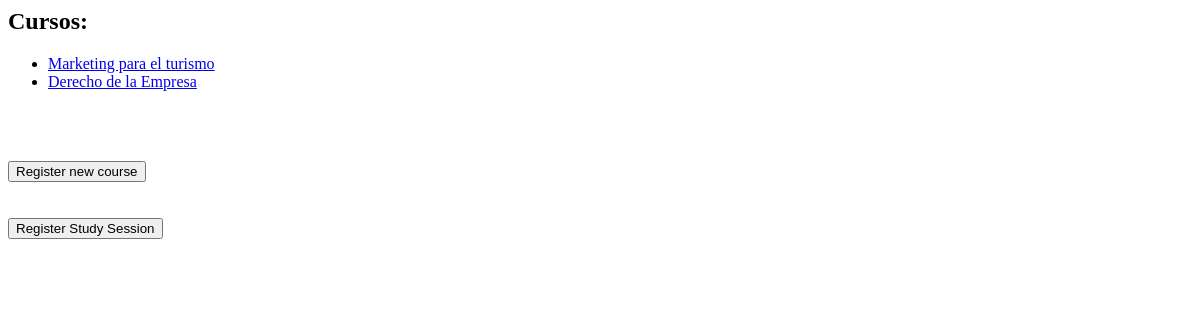
/StudyMarApp/victor/home, run on an earlier commit of the app's database.
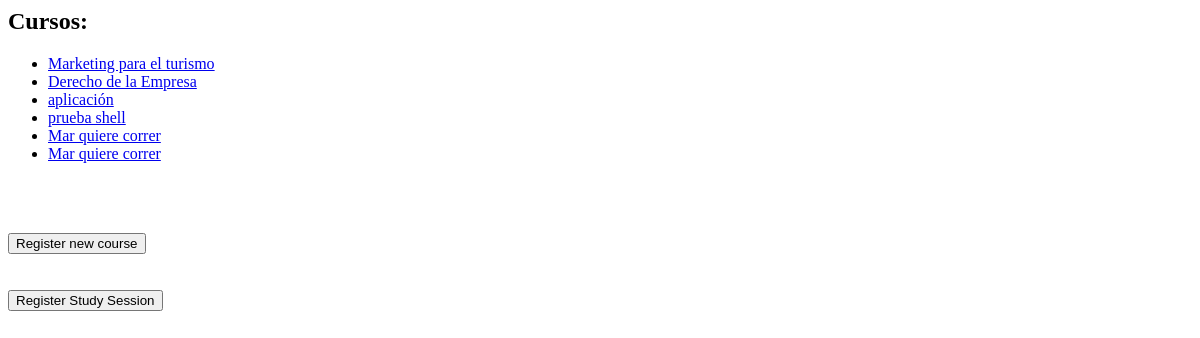
And on a later commit of the database.
### StudyMarApp/models.py (models this page shows, shortened)
class Exam(models.Model):
	username = models.ForeignKey(User, on_delete=models.CASCADE)
	course_name = models.CharField(max_length=100)
	exam_date = models.DateTimeField('Examination Day')
	pages = models.IntegerField()
	time_estimate = models.IntegerField(default=40)

### StudyMarApp/views.py (the view)
# urls.py: 2. Add a URL to urlpatterns:  path('', views.home, name='home')
def home(request, username):
	user = User.objects.get(username=username)
	latest_exam_list = Exam.objects.filter(username_id=user.id)
	context = {'latest_exam_list':latest_exam_list, 'user':user}
	template = loader.get_template('StudyMarApp/home.html')
	return HttpResponse(template.render(context, request))

### StudyMarApp/templates/StudyMarApp/home.html (shortened to what this page needs)
<h2>Cursos:</h2>
<ul>
{% for exam in latest_exam_list %}
	<li><a href="{% url 'StudyMarApp:detail' user.username exam.course_name %}">{{ exam.course_name }}</a></li>
{% endfor %}
</ul>
<a href="{% url 'StudyMarApp:registerExam' user.username %}"><button>Register new course</button></a>
<a href="{% url 'StudyMarApp:registerSession' user.username %}"><button>Register Study Session</button></a>

What changed in the data, as far as the page shows it:
added Exam: course_name "aplicación"
added Exam: course_name "prueba shell"
added Exam: course_name "Mar quiere correr"
added Exam: course_name "Mar quiere correr"
